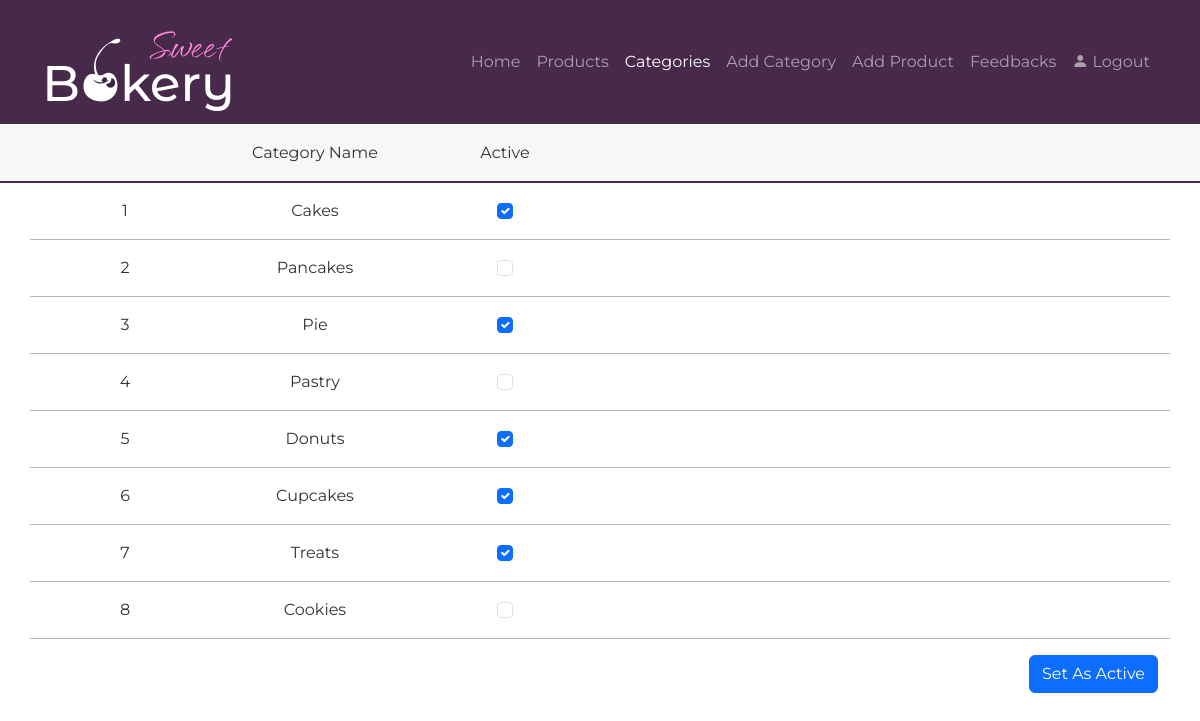
The page /admin/categories.php (signed in) on the database its author committed.
### tables this page shows
CREATE TABLE `productTypes` (
  `typeID` int(11) NOT NULL,
  `typeName` varchar(255) NOT NULL,
  `active` int(10) DEFAULT NULL
);

### admin/categories.php (the view, shortened to what this page needs)
<?php
include('../includes/connection.php');
include('./includes/header.php');
?>
<section id="tableHeader" class="pt-3 pb-3">
    <div class="container text-center">
        <div class="row">
            <div class="float-start col-md-2"></div>
            <div class="float-start col-md-2">Category Name</div>
            <div class="float-start col-md-2">Active</div>
            <div class="float-start col-md-1"></div>
            <div class="float-start col-md-1"></div>
        </div>
    </div>
</section>
<section id="tableBody">
    <div class="container text-center">
        <form method="POST" action="">
        <?php
            $sql = "SELECT * FROM `productTypes`";
            $result = $conn->query($sql);
            while ($row = $result->fetch_assoc()) {
                $isActive = $row['active'] == 1 ? "checked" : "";
                echo "<div class='row pt-3 pb-3 item-row'>
                        <div class='float-start col-md-2'>".$row['typeID']."</div>
                        <div class='float-start col-md-2'>".$row['typeName']."</div>
                        <div class='float-start col-md-2 text-center'><input class='form-check-input' type='checkbox' name='active[]' value ='".$row['typeID']."' ".$isActive."></div>
                    </div> ";
            }
?>
        <div class="text-end pt-3 pb-3">
            <button type="submit" name="mark" class="btn btn-primary">Set As Active</button>
</div>
    </form>
    </div>
</section>

### admin/css/style.css (style rules this page uses)
body { font-family: 'Montserrat', sans-serif; margin: 0; padding: 0; background: #fff; color: #333; }
#tableHeader { margin-top: 125px; background: #F6F7F7; border-bottom: 2px solid #472949; }
.item-row { border-bottom: 1px solid #B7B7B7; }

### rows shown on the page
producttypes: typeID "1", typeName "Cakes"
producttypes: typeID "2", typeName "Pancakes"
producttypes: typeID "3", typeName "Pie"
producttypes: typeID "4", typeName "Pastry"
producttypes: typeID "5", typeName "Donuts"
producttypes: typeID "6", typeName "Cupcakes"
producttypes: typeID "7", typeName "Treats"
producttypes: typeID "8", typeName "Cookies"
